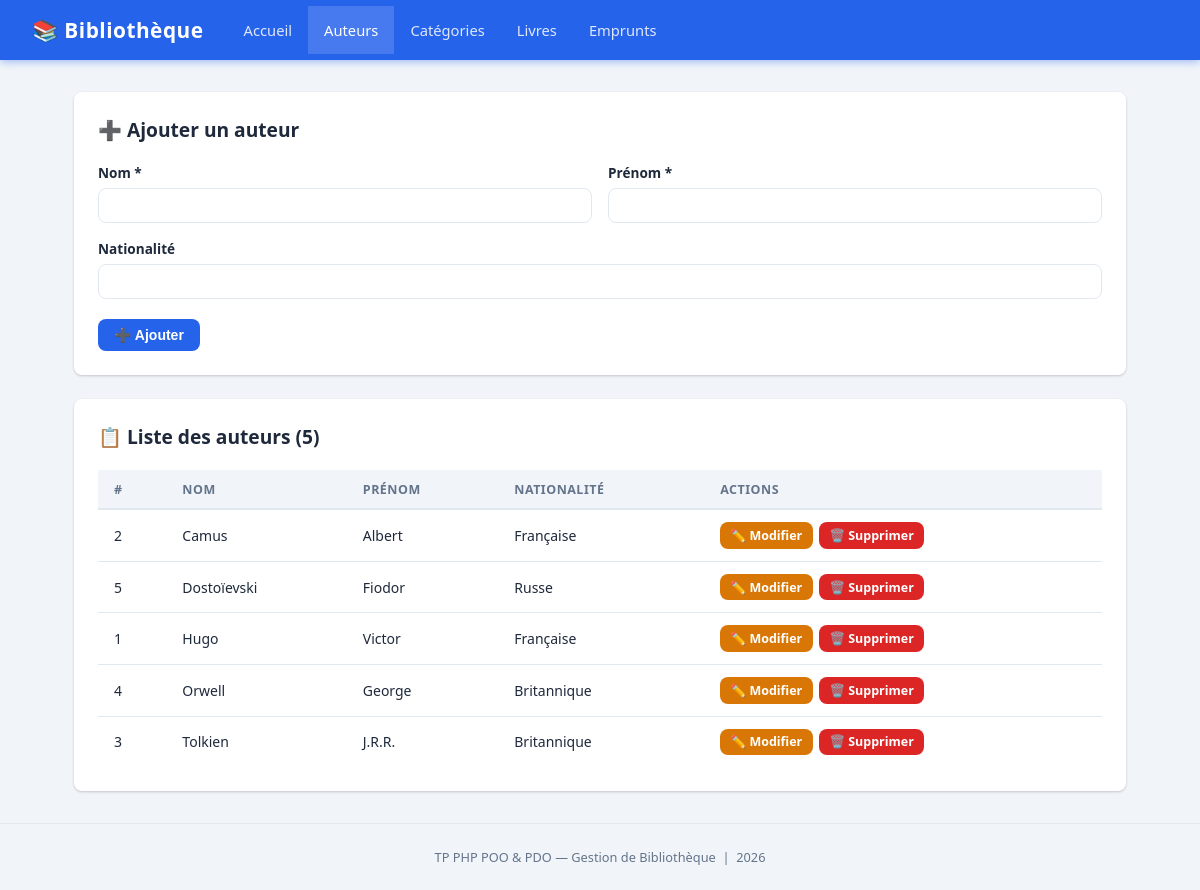
The app's page /pages/auteurs.php with its own data.
### tables this page shows
CREATE TABLE IF NOT EXISTS auteurs (
    id          INT AUTO_INCREMENT PRIMARY KEY,
    nom         VARCHAR(100) NOT NULL,
    prenom      VARCHAR(100) NOT NULL,
    nationalite VARCHAR(100)
);

### config/database.php (called while the page is built, shortened)
<?php
class Database {
    private static ?PDO $instance = null;
    public static function getInstance(): PDO {
        if (self::$instance === null) {
            $db = new self();
            $dsn = "mysql:host={$db->host};dbname={$db->dbname};charset={$db->charset}";
            try {
                self::$instance = new PDO($dsn, $db->user, $db->password, [
                    PDO::ATTR_ERRMODE            => PDO::ERRMODE_EXCEPTION,
                    PDO::ATTR_DEFAULT_FETCH_MODE => PDO::FETCH_ASSOC,
                    PDO::ATTR_EMULATE_PREPARES   => false,
                ]);
            } catch (PDOException $e) {
                die("Erreur de connexion : " . $e->getMessage());
            }
        }
        return self::$instance;
    }
}

### classes/Auteur.php (called while the page is built, shortened)
<?php
require_once __DIR__ . '/../config/database.php';
class Auteur {
    private PDO $pdo;
    public function __construct() {
        $this->pdo = Database::getInstance();
    }
    public function getAll(): array {
        $stmt = $this->pdo->query("SELECT * FROM auteurs ORDER BY nom, prenom");
        return $stmt->fetchAll();
    }
}

### pages/auteurs.php (the view, shortened to what this page needs)
<?php
require_once '../classes/Auteur.php';
$auteurModel = new Auteur();
$editData    = null;
$auteurs    = $auteurModel->getAll();
require_once '../layout/header.php';
?>
<div class="card">
    <div class="card-header">
        <h2><?= $editData ? '✏️ Modifier l\'auteur' : '➕ Ajouter un auteur' ?></h2>
    </div>
    <form method="POST" action="auteurs.php">
        <div class="form-row">
            <div class="form-group">
                <label for="nom">Nom *</label>
                <input type="text" id="nom" name="nom" required
                       value="<?= htmlspecialchars($editData['nom'] ?? '') ?>">
            </div>
            <div class="form-group">
                <label for="prenom">Prénom *</label>
                <input type="text" id="prenom" name="prenom" required
                       value="<?= htmlspecialchars($editData['prenom'] ?? '') ?>">
            </div>
        </div>
        <div class="form-group">
            <label for="nationalite">Nationalité</label>
            <input type="text" id="nationalite" name="nationalite"
                   value="<?= htmlspecialchars($editData['nationalite'] ?? '') ?>">
        </div>
        <div class="form-actions">
            <button type="submit" class="btn btn-primary">
                <?= $editData ? '💾 Enregistrer' : '➕ Ajouter' ?>
            </button>
        </div>
    </form>
</div>
<div class="card">
    <div class="card-header">
        <h2>📋 Liste des auteurs (<?= count($auteurs) ?>)</h2>
    </div>
    <?php if (empty($auteurs)): ?>
        <p style="color:var(--muted);text-align:center;padding:1.5rem 0;">Aucun auteur enregistré.</p>
    <?php else: ?>
    <div class="table-wrap">
        <table>
            <thead>
                <tr><th>#</th><th>Nom</th><th>Prénom</th><th>Nationalité</th><th>Actions</th></tr>
            </thead>
            <tbody>
                <?php foreach ($auteurs as $a): ?>
                <tr>
                    <td><?= $a['id'] ?></td>
                    <td><?= htmlspecialchars($a['nom']) ?></td>
                    <td><?= htmlspecialchars($a['prenom']) ?></td>
                    <td><?= htmlspecialchars($a['nationalite'] ?? '—') ?></td>
                    <td>
                        <div class="actions">
                            <a href="auteurs.php?action=edit&id=<?= $a['id'] ?>"
                               class="btn btn-warning btn-sm">✏️ Modifier</a>
                            <a href="auteurs.php?action=delete&id=<?= $a['id'] ?>"
                               class="btn btn-danger btn-sm"
                               onclick="return confirm('Supprimer cet auteur ?')">🗑️ Supprimer</a>
                        </div>
                    </td>
                </tr>
                <?php endforeach; ?>
            </tbody>
        </table>
    </div>
    <?php endif; ?>
</div>
<?php require_once '../layout/footer.php'; ?>

### assets/css/style.css (style rules this page uses)
*, *::before, *::after { box-sizing: border-box; margin: 0; padding: 0; }
:root { --primary: #2563eb; --primary-d: #1d4ed8; --success: #16a34a; --danger: #dc2626; --warning: #d97706; --bg: #f1f5f9; --white: #ffffff; --text: #1e293b; --muted: #64748b; --border: #e2e8f0; --shadow: 0 1px 3px rgba(0,0,0,.12), 0 1px 2px rgba(0,0,0,.08); --radius: 8px; }
body { font-family: 'Segoe UI', system-ui, sans-serif; background: var(--bg); color: var(--text); min-height: 100vh; }
.card { background: var(--white); border-radius: var(--radius); box-shadow: var(--shadow); padding: 1.5rem; margin-bottom: 1.5rem; }
.card-header { display: flex; align-items: center; justify-content: space-between; margin-bottom: 1.25rem; flex-wrap: wrap; gap: .75rem; }
.card-header h2 { font-size: 1.2rem; font-weight: 700; color: var(--text); }
.btn { display: inline-flex; align-items: center; gap: .4rem; padding: .5rem 1rem; border: none; border-radius: var(--radius); font-size: .875rem; font-weight: 600; cursor: pointer; text-decoration: none; transition: filter .15s, transform .1s; white-space: nowrap; }
.btn-primary { background: var(--primary); color: #fff; }
.btn-danger { background: var(--danger); color: #fff; }
.btn-warning { background: var(--warning); color: #fff; }
.btn-sm { padding: .3rem .65rem; font-size: .78rem; }
.table-wrap { overflow-x: auto; }
table { width: 100%; border-collapse: collapse; font-size: .875rem; }
thead th { background: var(--bg); color: var(--muted); font-weight: 700; font-size: .78rem; text-transform: uppercase; letter-spacing: .5px; padding: .65rem 1rem; text-align: left; border-bottom: 2px solid var(--border); }
tbody tr { transition: background .12s; }
tbody td { padding: .75rem 1rem; border-bottom: 1px solid var(--border); vertical-align: middle; }
tbody tr:last-child td { border-bottom: none; }
.actions { display: flex; gap: .4rem; }
.form-group { margin-bottom: 1rem; }
label { display: block; font-size: .85rem; font-weight: 600; color: var(--text); margin-bottom: .35rem; }
input[type="text"], input[type="number"], input[type="date"], select, textarea { width: 100%; padding: .55rem .85rem; border: 1.5px solid var(--border); border-radius: var(--radius); font-size: .9rem; color: var(--text); background: var(--white); transition: border-color .15s, box-shadow .15s; outline: none; }
.form-row { display: grid; grid-template-columns: 1fr 1fr; gap: 1rem; }
.form-actions { display: flex; gap: .75rem; margin-top: 1.25rem; flex-wrap: wrap; }

### records on screen
auteurs: id "2", nom "Camus", prenom "Albert", nationalite "Française"
auteurs: id "5", nom "Dostoïevski", prenom "Fiodor", nationalite "Russe"
auteurs: id "1", nom "Hugo", prenom "Victor", nationalite "Française"
auteurs: id "4", nom "Orwell", prenom "George", nationalite "Britannique"
auteurs: id "3", nom "Tolkien", prenom "J.R.R.", nationalite "Britannique"

### other values on screen
count($auteurs) "5"
